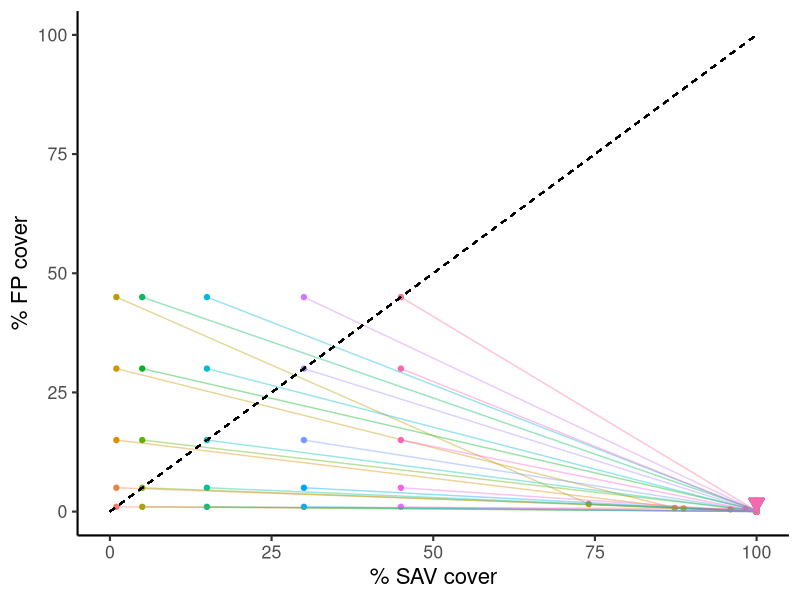
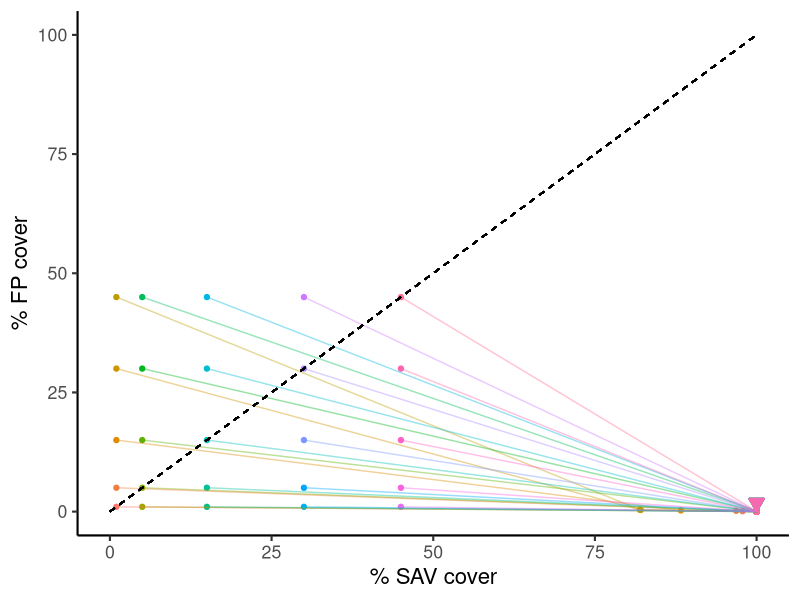
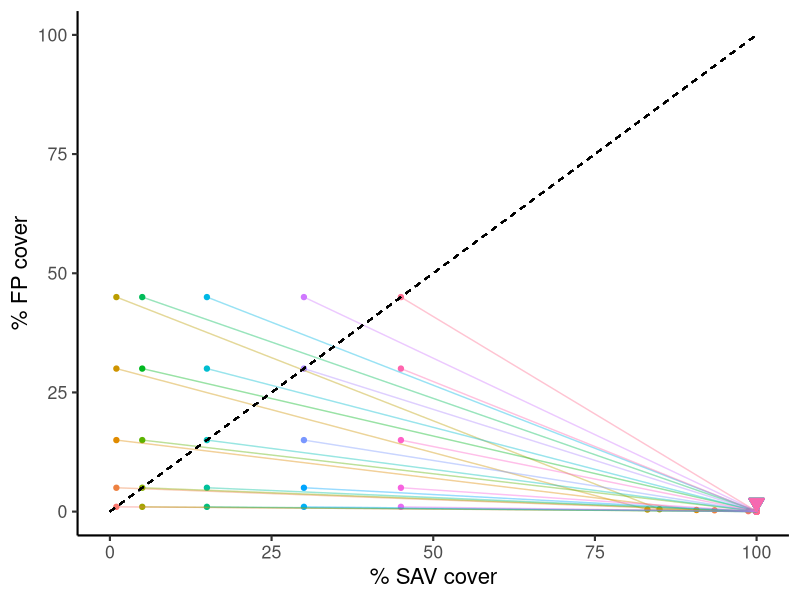
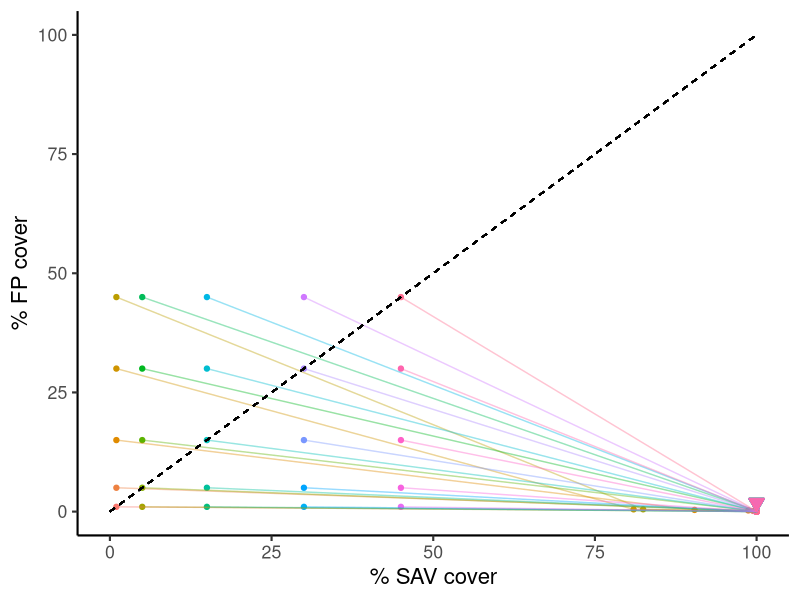
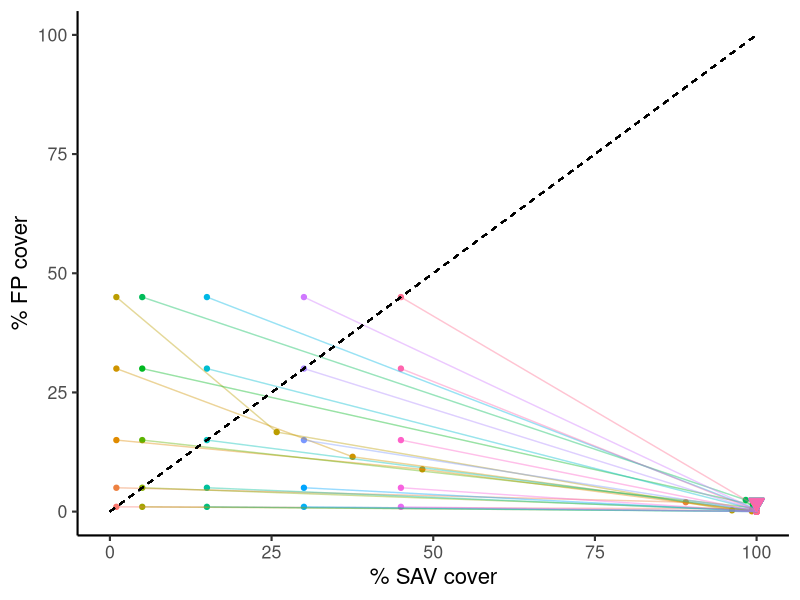
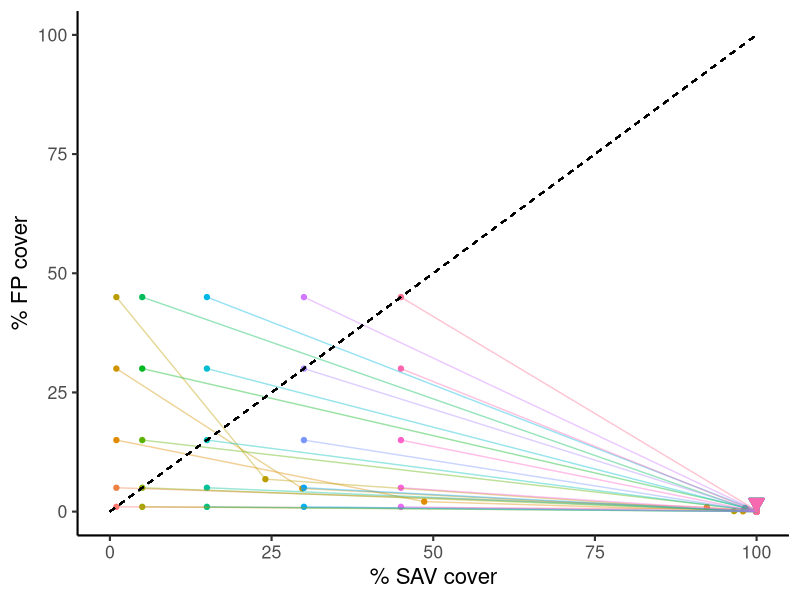
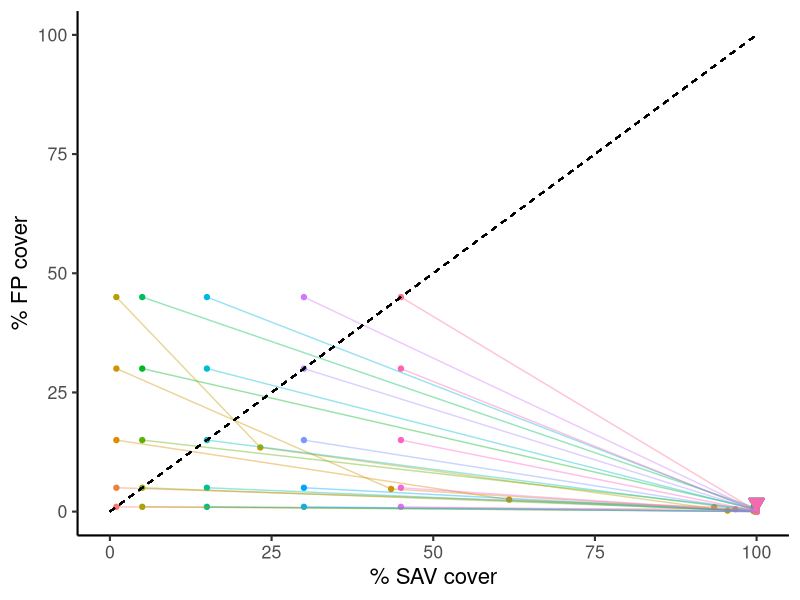
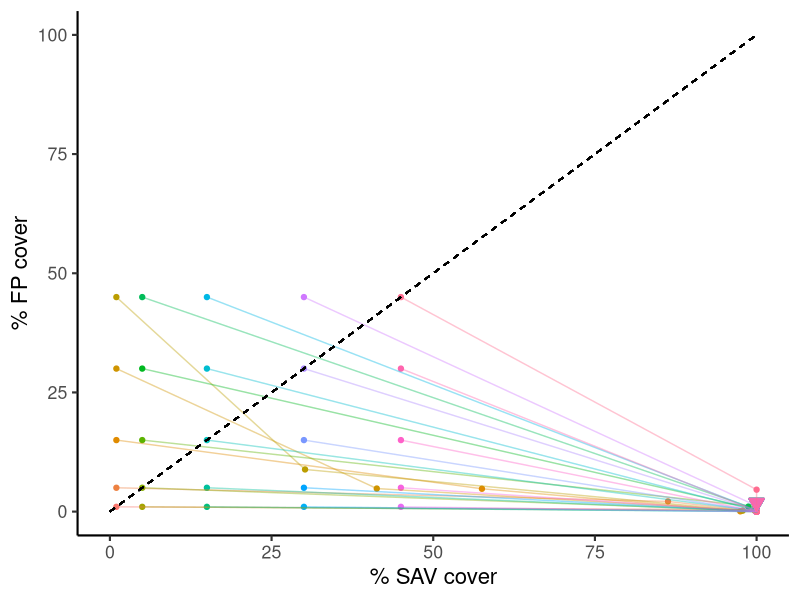

Reproduce these figures in R, in order.
#########################################################
# Plot trajectory of FP and SAV growth                  # 
#                                                       #
# By: Michael J. McCann                                 #
# Created: 7/24/2014                                    #
######################################################### 

library(ggplot2)
library(gridExtra)

# this assumes that if you split your simulation into multiple batches,
# that you've already combined them into one .csv file
# see "combine_output_files.R" for combining 

data <- read.csv("output_multiple_species.csv") # imports parameter  values for all simulations 
head(data)
nrow(data)
colnames(data)

#########################################
# Generate plot for each nutrient level #
#########################################
# For loop through variables to subset data 
for (i in unique(data$TOTALN)){
  for (j in unique(data$scenario)) {
    
    temp_data <- subset(data, data$TOTALN == i & data$scenario == j)
    
    temp_data_reshape <- reshape(temp_data,
                          
                          varying = list(
                            
                            c("initial_perc_SAV_cover", 
                              "SAV_end_yr01",
                              "SAV_end_yr02",
                              "SAV_end_yr03",
                              "SAV_end_yr04"),
                            
                            c("initial_perc_FP_cover",
                              "FP_end_yr01",
                              "FP_end_yr02",
                              "FP_end_yr03",
                              "FP_end_yr04")
                          ),
                          
                          v.names = c("SAV_cover","FP_cover"),
                          timevar = "time",
                          times = c(0,1,2,3,4),
                          direction = "long"
    )
    
    # re-order data by id and time 
    temp_data_reshape <- temp_data_reshape[with(temp_data_reshape, order(id, time)), ]
    
    # plot it 
    temp_plot <- ggplot(temp_data_reshape, aes(x=SAV_cover,y=FP_cover,group=id,colour=as.factor(id))) 
    temp_plot <- temp_plot + geom_point() 
    temp_plot <- temp_plot + geom_path(arrow=arrow(type="closed",length=unit(0.15,"inches")),alpha=0.4)
    temp_plot <- temp_plot + xlab("% SAV cover")
    temp_plot <- temp_plot + ylab("% FP cover")
    temp_plot <- temp_plot + ylim(0,100)
    temp_plot <- temp_plot + xlim(0,100)
    temp_plot <- temp_plot + geom_segment(x=0,y=0,xend=100,yend=100, colour="black",linetype="dashed")
    temp_plot <- temp_plot + theme_classic(base_size=16)
    temp_plot <- temp_plot + theme(legend.position="none")
    temp_plot
      
    ggsave(file=paste("alt_states_plot",i,j,".jpg",sep="_"),temp_plot,height=6,width=6)
  
  }
}
